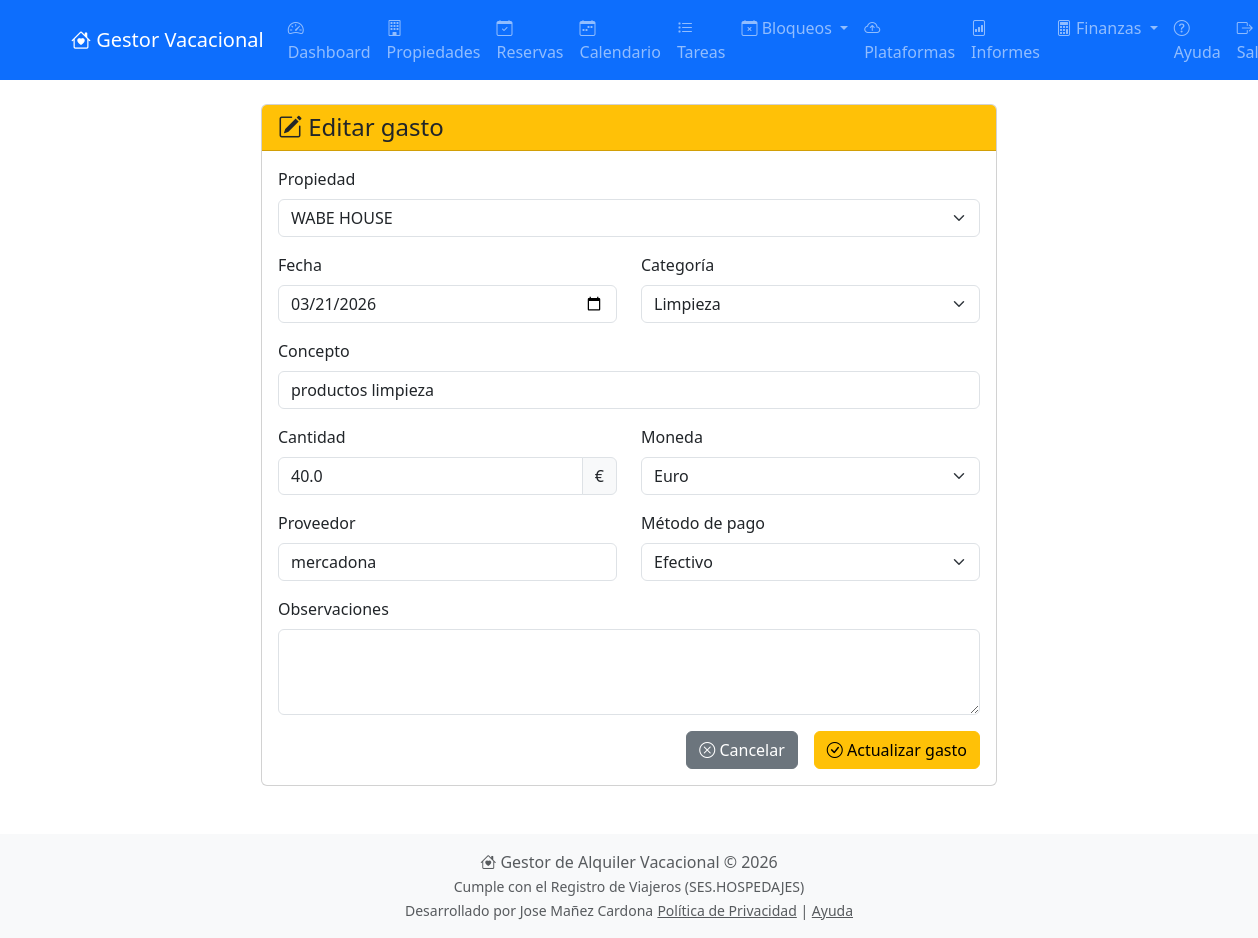
/gastos/editar/1 (signed in), run on the app's committed database.
### models.py (models this page shows)
class Gasto(db.Model):
    __tablename__ = 'gastos'
    id = db.Column(db.Integer, primary_key=True)
    propiedad_id = db.Column(db.Integer, db.ForeignKey('propiedades.id'), nullable=True)
    fecha = db.Column(db.Date, nullable=False, default=datetime.utcnow)
    concepto = db.Column(db.String(200), nullable=False)
    categoria = db.Column(db.String(50), nullable=False)
    cantidad = db.Column(db.Float, nullable=False)
    moneda = db.Column(db.String(3), default='EUR')
    proveedor = db.Column(db.String(100))
    metodo_pago = db.Column(db.String(50))
    factura_path = db.Column(db.String(200))
    observaciones = db.Column(db.Text)
    fecha_creacion = db.Column(db.DateTime, default=datetime.utcnow)
    propiedad = db.relationship('Propiedad', back_populates='gastos')

### gastos.py (the view, shortened to what this page needs)
@gastos_bp.route('/editar/<int:id>', methods=['GET', 'POST'])
@login_required
def editar(id):
    gasto = Gasto.query.get_or_404(id)
    if gasto.propiedad and gasto.propiedad.usuario_id != current_user.id:
        flash('No tienes permiso para editar este gasto', 'danger')
        return redirect(url_for('gastos.index'))
    form = GastoForm(obj=gasto)
    propiedades = Propiedad.query.filter_by(usuario_id=current_user.id).all()
    form.propiedad_id.choices = [(0, 'Ninguna')] + [(p.id, p.nombre) for p in propiedades]
    return render_template('gastos/editar.html', form=form, gasto=gasto)

### app.py (called while the page is built)
@login.user_loader
def load_user(user_id):
    return db.session.get(User, int(user_id))

### templates/gastos/editar.html (shortened to what this page needs)
{% extends "base.html" %}
{% block content %}
<div class="row justify-content-center">
    <div class="col-md-8">
        <div class="card">
            <div class="card-header bg-warning text-dark">
                <h4 class="mb-0"><i class="bi bi-pencil-square"></i> Editar gasto</h4>
            </div>
            <div class="card-body">
                <form method="POST" action="">
                    <div class="mb-3">
                        {{ form.propiedad_id.label(class="form-label") }}
                        {{ form.propiedad_id(class="form-select") }}
                    </div>
                    <div class="row">
                        <div class="col-md-6 mb-3">
                            {{ form.fecha.label(class="form-label") }}
                            {{ form.fecha(class="form-control", type="date") }}
                        </div>
                        <div class="col-md-6 mb-3">
                            {{ form.categoria.label(class="form-label") }}
                            {{ form.categoria(class="form-select") }}
                        </div>
                    </div>
                    <div class="mb-3">
                        {{ form.concepto.label(class="form-label") }}
                        {{ form.concepto(class="form-control") }}
                    </div>
                    <div class="row">
                        <div class="col-md-6 mb-3">
                            {{ form.cantidad.label(class="form-label") }}
                            <div class="input-group">
                                {{ form.cantidad(class="form-control", type="number", step="0.01", min="0") }}
                                <span class="input-group-text">€</span>
                            </div>
                        </div>
                        <div class="col-md-6 mb-3">
                            {{ form.moneda.label(class="form-label") }}
                            {{ form.moneda(class="form-select") }}
                        </div>
                    </div>
                    <div class="row">
                        <div class="col-md-6 mb-3">
                            {{ form.proveedor.label(class="form-label") }}
                            {{ form.proveedor(class="form-control") }}
                        </div>
                        <div class="col-md-6 mb-3">
                            {{ form.metodo_pago.label(class="form-label") }}
                            {{ form.metodo_pago(class="form-select") }}
                        </div>
                    </div>
                    <div class="mb-3">
                        {{ form.observaciones.label(class="form-label") }}
                        {{ form.observaciones(class="form-control", rows=3) }}
                    </div>
                    <div class="d-grid gap-2 d-md-flex justify-content-md-end">
                        <a href="{{ url_for('gastos.index') }}" class="btn btn-secondary me-md-2">
                            <i class="bi bi-x-circle"></i> Cancelar
                        </a>
                        <button type="submit" class="btn btn-warning">
                            <i class="bi bi-check-circle"></i> Actualizar gasto
                        </button>
                    </div>
                </form>
            </div>
        </div>
    </div>
</div>
{% endblock %}

### data on the page
Gasto: propiedad_id "WABE HOUSE", fecha "03/21/2026", categoria "Limpieza", concepto "productos limpieza", cantidad "40.0", moneda "Euro", proveedor "mercadona", metodo_pago "Efectivo"
